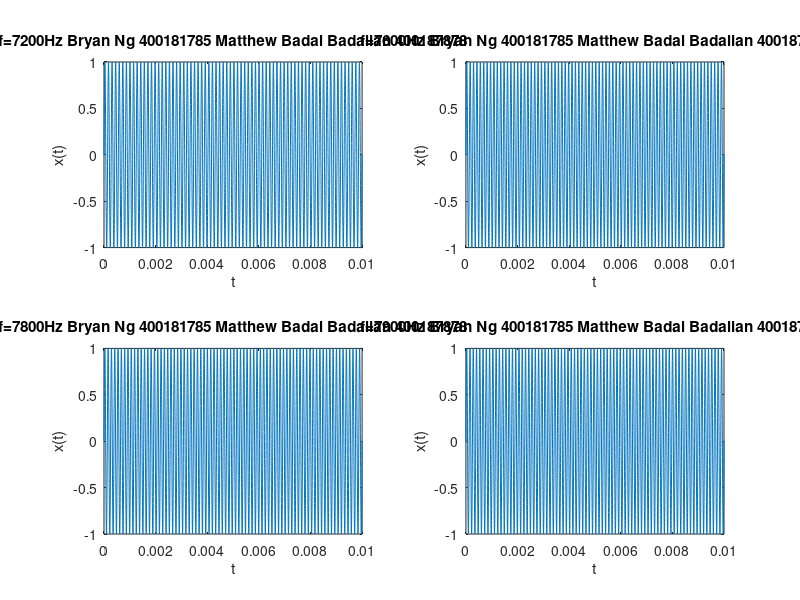

MATLAB code for this plot:
% Use sinusoid frequency f = 200 Hz
clc
clear
for i = 0:1:3
    
    if(i==0)
        f = 7200;
    end
    if(i==1)
        f = 7600;
    end
    if(i==2)
        f = 7800;
    end
    
    if(i==3)
        f = 7900;
    end
    
    % Sampling frequency and interval
    fs = 500000;
    Ts = 1/fs;
    %
    % Set time duration of plot, i.e., 10 msec.
    tfinalplot = 10e-3;
    %
    % Make the time vector for the plot
    nplot=0:Ts:tfinalplot;
    %
    % Make the time vector for replayed sound spurt
    % Play the spurt for 2 seconds
    tfinal = 2;
    nsound=0:Ts:tfinal;
    %
    % Sample the sinusoid.
    xnT = sin(2*pi*f*nsound);
    
    subplot(2,2,i+1)
    plot(nplot, xnT(1:length(nplot)))
    if(f==7200)
        title("f=7200Hz Bryan Ng 400181785 Matthew Badal Badalian 400187878")
        audiowrite("soundfile7200.wav", xnT, fs);
    end
    if(f==7600)
        title("f=7600Hz Bryan Ng 400181785 Matthew Badal Badalian 400187878")
        audiowrite("soundfile7600.wav", xnT, fs);
    end
    if(f==7800)
        title("f=7800Hz Bryan Ng 400181785 Matthew Badal Badalian 400187878")
        audiowrite("soundfile7800.wav", xnT, fs);
    end
    if(f==7900)
        title("f=7900Hz Bryan Ng 400181785 Matthew Badal Badalian 400187878")
        audiowrite("soundfile7900.wav", xnT, fs);
    end
    xlabel("t");
    ylabel("x(t)");
    
end

%concatenation

%reads the signals into one dimension matrix with freq Fs
[signal7200, Fs] = audioread("soundfile7200.wav");
[signal7600, Fs1] = audioread("soundfile7600.wav");
[signal7800, Fs2] = audioread("soundfile7800.wav");
[signal7900, Fs3]= audioread("soundfile7900.wav");

%concatenates 4 signals/onedimension matrices to 1 
%apostrophe transposes the matrices and makes them horizontal
C1 = horzcat(signal7200', signal7600');
C2 = horzcat(signal7800', signal7900');
C3 = horzcat(C1,C2);
audiowrite("concatenation2.wav", C3, Fs);
